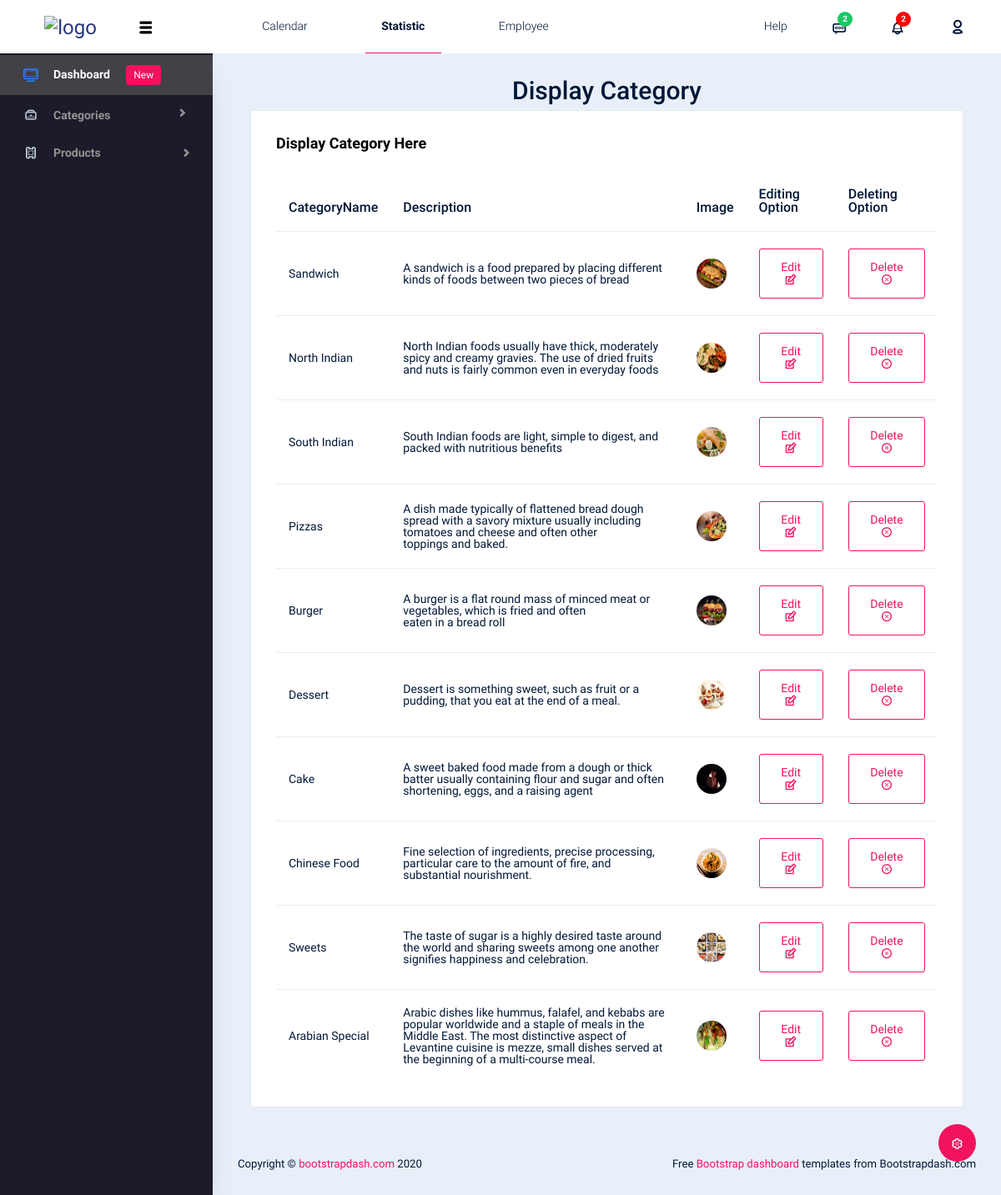
The app's page /Backend/display_category/ with its own data.
### Backend/models.py (models this page shows)
class CategoryDb(models.Model):
    CategoryName=models.CharField(max_length=100,null=True,blank=True)
    Description=models.CharField(max_length=100,null=True,blank=True)
    CategoryImage=models.ImageField(upload_to="Categories",null=True,blank=True)

### Backend/views.py (the view)
# urls.py: path('display_category/',views.display_category,name="display_category"),
def display_category(request):
    data=CategoryDb.objects.all()
    return render(request,"Display Category.html",{'data':data})

### Backend/templates/Display Category.html (shortened to what this page needs)
<!DOCTYPE html>
{% extends 'Index.html' %}
{% block content %}
<html lang="en">
<head>
</head>
<body>
<div style="text-align:center;">
    <h1>Display Category</h1>
</div>
<div class="col-lg-12 grid-margin stretch-card">
              <div class="card">
                <div class="card-body">
                  <h4 class="card-title">Display Category Here</h4>
                  <div class="table-responsive">
                    <table class="table table-hover">
                      <thead>
                        <tr>
                          <th>CategoryName</th>
                          <th>Description</th>
                          <th>Image</th>
                          <th>Editing Option</th>
                            <th>Deleting Option</th>
                        </tr>
                      </thead>
                      <tbody>
                      {% for d in data %}
                        <tr>
                        <td>{{d.CategoryName}}</td>
                            <td>{{d.Description}}</td>
                            <td>
                                <img src="{{d.CategoryImage.url}}" width="100px" height="100px">
                            </td>
                            <td>
                               <form action="{% url 'edit_category' cat_id=d.id %}">
                                   <button  type="submit" class="btn btn-outline-primary btn-fw">
                                       Edit
                                        <i class="typcn typcn-edit btn-icon-append"></i>
                                   </button>
                               </form>
                            </td>
                            <td>
                               <form action="{% url 'remv_category' dataid=d.id %}">
                                   <button type="submit" class="btn btn-outline-primary btn-fw">
                                       Delete
                                        <i class="typcn typcn-delete-outline btn-icon-append"></i>
                                   </button>
                               </form>
                            </td>
                        </tr>
                      {% endfor %}
                      </tbody>
                    </table>
                  </div>
                </div>
              </div>
            </div>
</body>
</html>
{% endblock %}

### records on screen
CategoryDb: CategoryName "Sandwich", Description "A sandwich is a food prepared by placing different kinds of foods between two pieces of bread", CategoryImage (picture)
CategoryDb: CategoryName "North Indian", Description "North Indian foods usually have thick, moderately spicy and creamy gravies. The use of dried fruits and nuts is fairly common even in everyday foods", CategoryImage (picture)
CategoryDb: CategoryName "South Indian", Description "South Indian foods are light, simple to digest, and packed with nutritious benefits", CategoryImage (picture)
CategoryDb: CategoryName "Pizzas", Description "A dish made typically of flattened bread dough spread with a savory mixture usually including tomatoes and cheese and often other toppings and baked.", CategoryImage (picture)
CategoryDb: CategoryName "Burger", Description "A burger is a flat round mass of minced meat or vegetables, which is fried and often eaten in a bread roll", CategoryImage (picture)
CategoryDb: CategoryName "Dessert", Description "Dessert is something sweet, such as fruit or a pudding, that you eat at the end of a meal.", CategoryImage (picture)
CategoryDb: CategoryName "Cake", Description "A sweet baked food made from a dough or thick batter usually containing flour and sugar and often shortening, eggs, and a raising agent", CategoryImage (picture)
CategoryDb: CategoryName "Chinese Food", Description "Fine selection of ingredients, precise processing, particular care to the amount of fire, and substantial nourishment.", CategoryImage (picture)
CategoryDb: CategoryName "Sweets", Description "The taste of sugar is a highly desired taste around the world and sharing sweets among one another signifies happiness and celebration.", CategoryImage (picture)
CategoryDb: CategoryName "Arabian Special", Description "Arabic dishes like hummus, falafel, and kebabs are popular worldwide and a staple of meals in the Middle East. The most distinctive aspect of Levantine cuisine is mezze, small dishes served at the beginning of a multi-course meal.", CategoryImage (picture)
